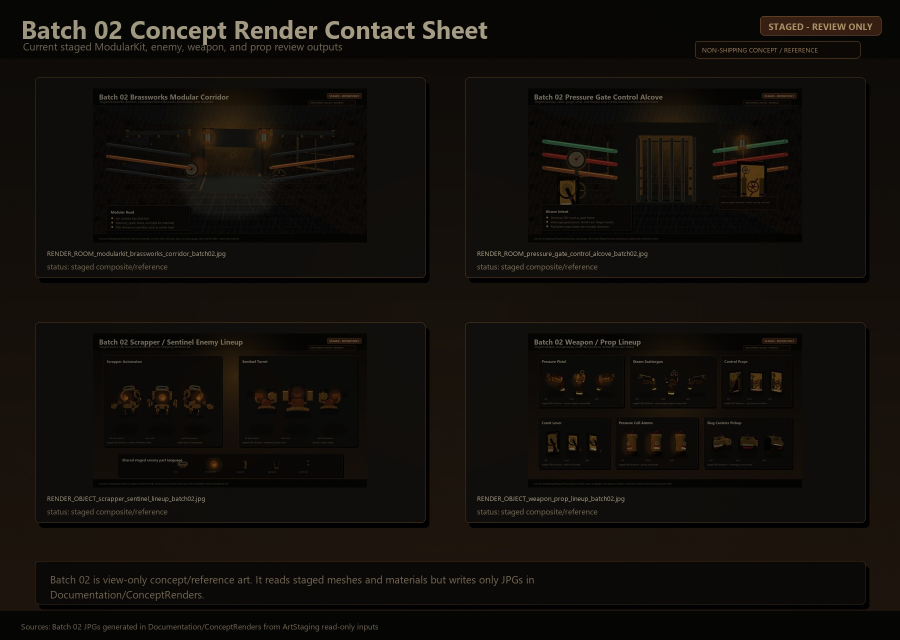
#> input picture Documentation/ConceptRenders/CONTACTSHEET_batch02_modular_room_object_renders.jpg, 1800 x 1280 px, given in place of north-star-steampunk-brassworks-pressure-pistol.png, which was not available (shown at 1/2 size)
$ python generate_recovery_reference_breakdown.py
#> lines starting #> are read from the running program, lines starting #| are printed output that depends on the picture; pictures that were not available may be replaced by others from this repository, and a replacement may not be noted
from pathlib import Path
from textwrap import wrap

from PIL import Image, ImageDraw, ImageFont, ImageOps


ROOT = Path("D:/__MY APPS/Unity Doom")
SOURCE = ROOT / "Documentation/ConceptArt/north-star-steampunk-brassworks-pressure-pistol.png"
BATCH01 = ROOT / "Documentation/ConceptRenders/CONTACTSHEET_LOOKDEV_HFLD_Batch01_nonshipping.jpg"
OUT = ROOT / "Documentation/ConceptRenders/CONTACTSHEET_HFLD_Recovery01_reference_breakdown_planning.jpg"


def font(size: int, bold: bool = False) -> ImageFont.FreeTypeFont:
#> called with size = 42, bold = True
    candidates = [
        "C:/Windows/Fonts/segoeuib.ttf" if bold else "C:/Windows/Fonts/segoeui.ttf",
        "C:/Windows/Fonts/arialbd.ttf" if bold else "C:/Windows/Fonts/arial.ttf",
    ]
    for path in candidates:
        try:
            return ImageFont.truetype(path, size=size)
        except OSError:
            pass
    return ImageFont.load_default()


FONT_TITLE = font(42, True)
FONT_H2 = font(28, True)
FONT_BODY = font(22)
FONT_SMALL = font(18)
FONT_TINY = font(15)


def draw_wrapped(draw: ImageDraw.ImageDraw, xy, text, fnt, fill, width_px, line_gap=5):
    x, y = xy
    approx_chars = max(12, int(width_px / max(8, fnt.size * 0.54)))
    for paragraph in text.split("\n"):
        lines = wrap(paragraph, approx_chars) if paragraph else [""]
        for line in lines:
            draw.text((x, y), line, font=fnt, fill=fill)
            y += fnt.size + line_gap
    return y


def fit(img: Image.Image, size):
    return ImageOps.fit(img, size, method=Image.Resampling.LANCZOS, centering=(0.5, 0.5))


def framed(canvas, img, box, title, subtitle=None):
    draw = ImageDraw.Draw(canvas)
    x, y, w, h = box
    draw.rectangle((x - 2, y - 2, x + w + 2, y + h + 44), outline=(179, 122, 50), width=2)
    canvas.paste(fit(img, (w, h)), (x, y))
    draw.rectangle((x, y + h, x + w, y + h + 44), fill=(20, 17, 14))
    draw.text((x + 12, y + h + 8), title, font=FONT_SMALL, fill=(238, 206, 150))
    if subtitle:
        draw.text((x + w - 12 - draw.textlength(subtitle, font=FONT_TINY), y + h + 12), subtitle, font=FONT_TINY, fill=(185, 174, 154))


def callout(draw, box, label, color=(255, 190, 86)):
    x1, y1, x2, y2 = box
    draw.rectangle(box, outline=color, width=4)
    draw.rectangle((x1, y1 - 30, x1 + min(520, 18 + len(label) * 10), y1), fill=(22, 17, 12))
    draw.text((x1 + 8, y1 - 27), label, font=FONT_TINY, fill=color)


def main():
    src = Image.open(SOURCE).convert("RGB")
#> src is the input picture: PIL image 1800x1280 RGB; mean R, G, B 17.6, 14.5, 10.6
    batch = Image.open(BATCH01).convert("RGB")
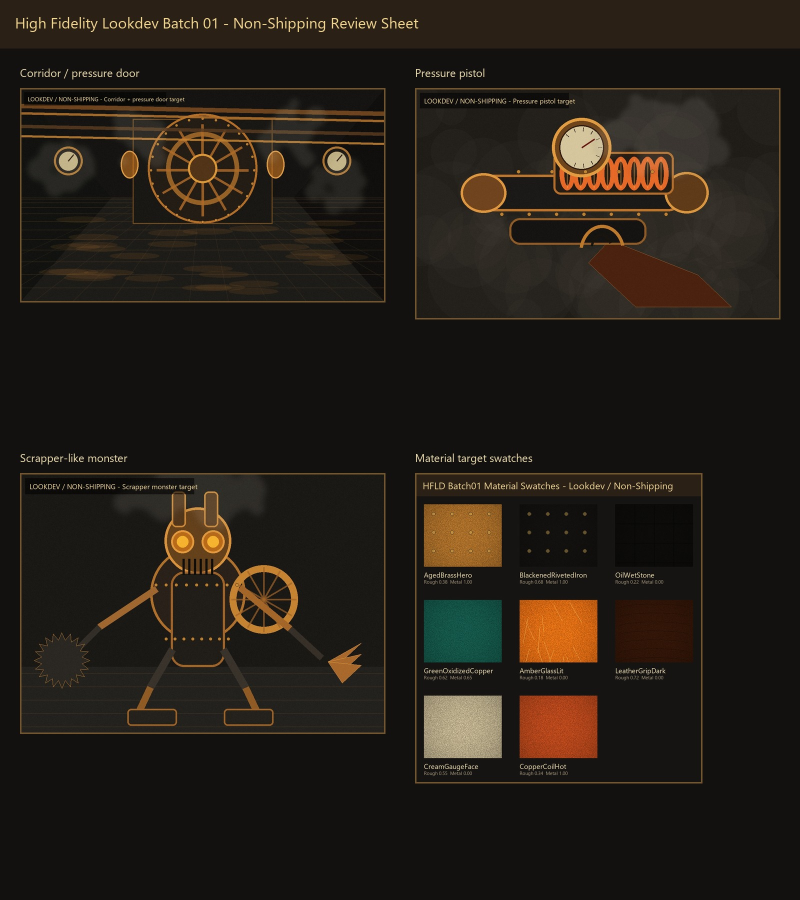
#> input picture Documentation/ConceptRenders/CONTACTSHEET_LOOKDEV_HFLD_Batch01_nonshipping.jpg, 1600 x 1800 px, found by its file name (shown at 1/2 size)
#> batch is the input picture: PIL image 1600x1800 RGB; mean R, G, B 36.5, 30.2, 22.5

    corridor = src.crop((0, 0, 1536, 512))
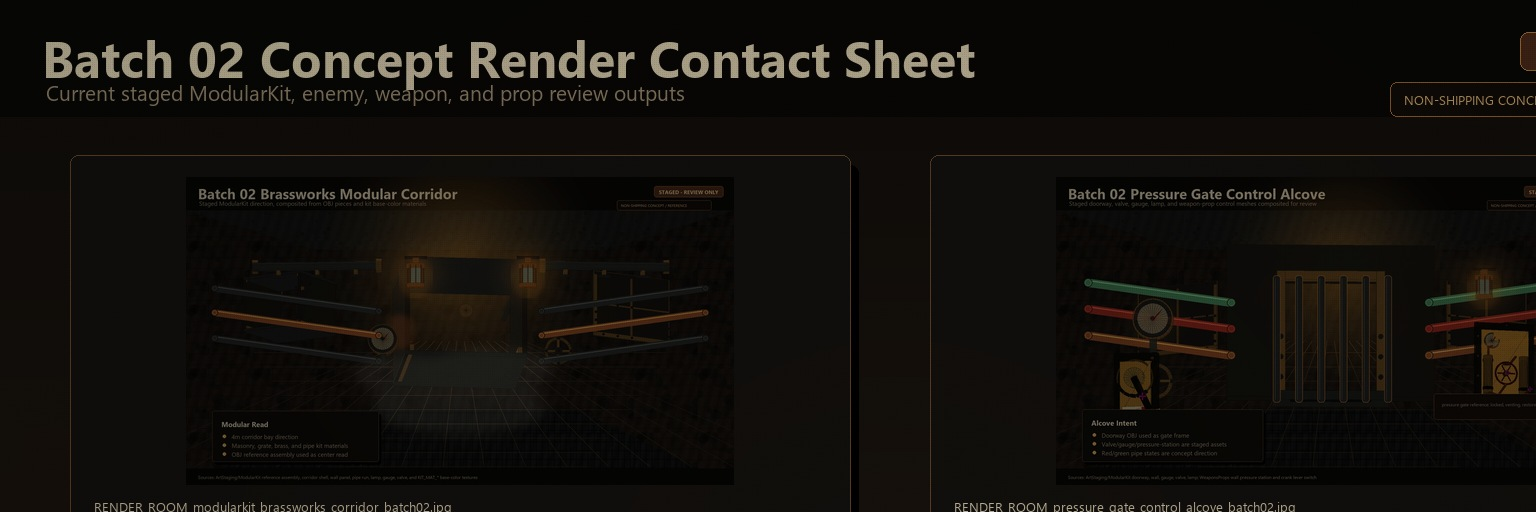
#> corridor: PIL image 1536x512 RGB; mean R, G, B 18.2, 15.5, 11.6
    enemy = src.crop((0, 512, 768, 1024))
    pistol = src.crop((768, 512, 1536, 1024))
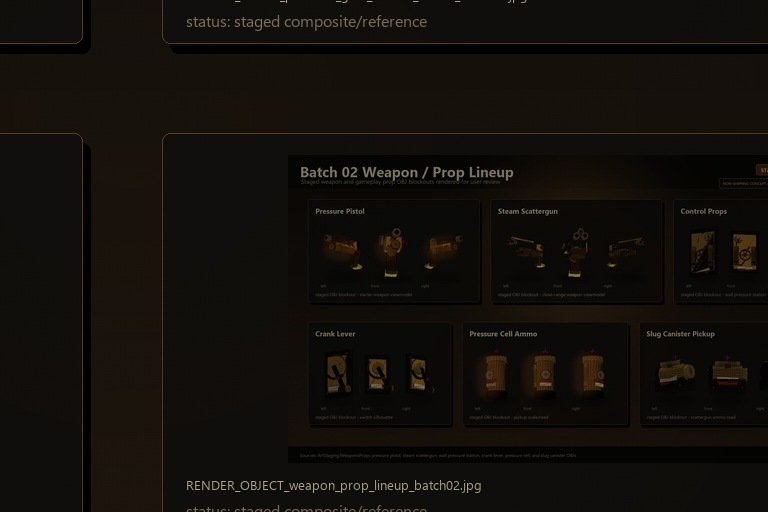
#> pistol: PIL image 768x512 RGB; mean R, G, B 18.2, 14.9, 10.8

    W, H = 2200, 1650
    bg = Image.new("RGB", (W, H), (13, 12, 10))
    draw = ImageDraw.Draw(bg)

    draw.rectangle((0, 0, W, 118), fill=(36, 27, 20))
    draw.text((48, 28), "HFLD Recovery 01 - Reference Breakdown / Planning Only", font=FONT_TITLE, fill=(246, 218, 166))
    draw.text((50, 82), "This is not a success render. It defines measurable targets for the next proof pass.", font=FONT_SMALL, fill=(210, 193, 164))

    framed(bg, corridor, (48, 150, 1320, 440), "North-star corridor: dense, wet, warm practical lighting", "source crop")
    framed(bg, pistol, (1410, 150, 720, 440), "North-star pressure pistol: layered first-person hero prop", "source crop")
#> call 2 of fit, with size = (720, 440)
#> in fit (call 2), `return ImageOps.fit(img, size, method=Image.Resampling.LANCZOS, center..`:
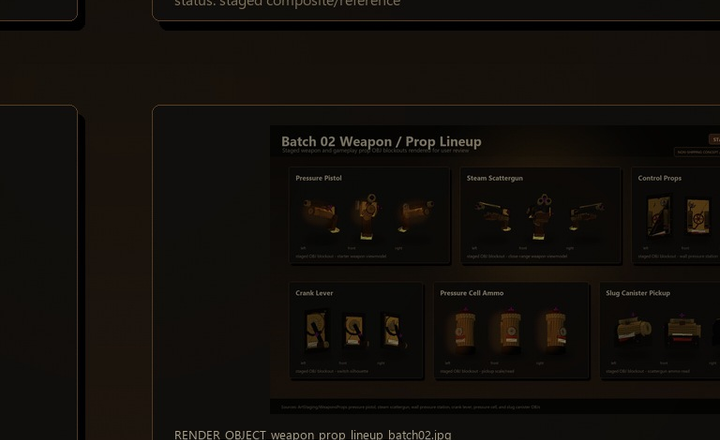
#> returned value: PIL image 720x440 RGB; mean R, G, B 18.2, 14.8, 10.6
    framed(bg, enemy, (48, 680, 620, 420), "North-star Scrapper: boiler mass, tools, readable threat", "source crop")
    framed(bg, batch, (750, 680, 650, 420), "Batch01 rejected: flat schematic, low material/detail proof", "failed attempt")
#> call 4 of framed, with box = (750, 680, 650, 420), subtitle = 'failed attempt'
#> call 4 of fit, with size = (650, 420)
#> in fit (call 4), `return ImageOps.fit(img, size, method=Image.Resampling.LANCZOS, center..`:
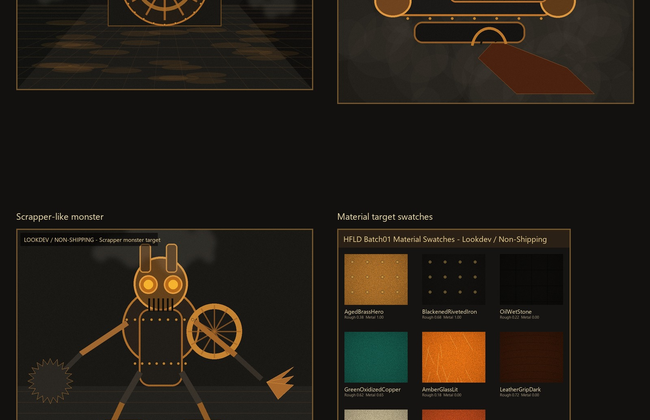
#> returned value: PIL image 650x420 RGB; mean R, G, B 35.6, 29.7, 21.9
#> in framed (call 4), `canvas.paste(fit(img, (w, h)), (x, y))`:
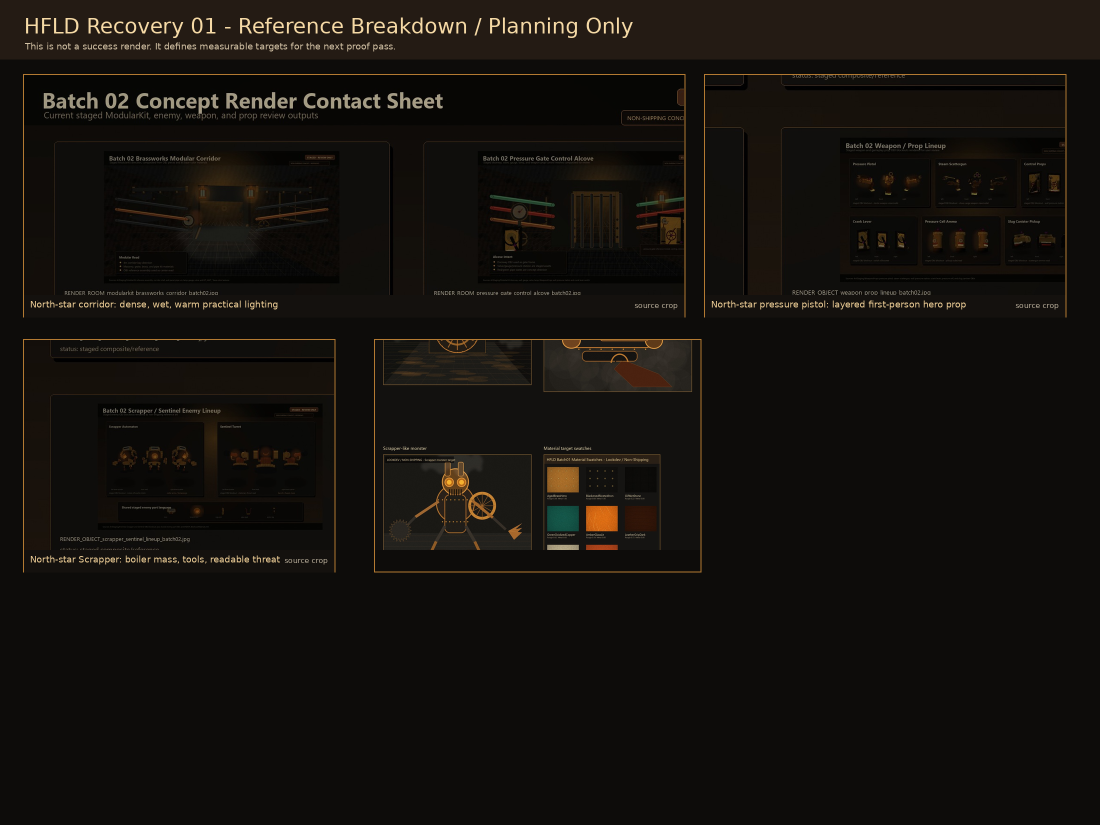
#> canvas: PIL image 2200x1650 RGB (shown at 1/2 size); mean R, G, B 20, 17, 13

    # Source crop callouts after paste.
    callout(draw, (180, 178, 385, 262), "boilers + readable gauges")
    callout(draw, (535, 160, 1035, 250), "12+ overhead pipe runs, collars, elbows")
    callout(draw, (1025, 215, 1245, 465), "pressure door: radial hub, braces, rivets")
    callout(draw, (430, 350, 1040, 560), "wet floor reflections and slab breakup")
    callout(draw, (710, 260, 820, 450), "warm amber practical lamps")
    callout(draw, (1535, 176, 1688, 302), "top gauge")
    callout(draw, (1664, 292, 1908, 365), "hot copper coil")
    callout(draw, (1802, 452, 2058, 572), "leather glove + scale")
    callout(draw, (142, 755, 292, 875), "saw silhouette")
    callout(draw, (392, 720, 535, 835), "side gear")
    callout(draw, (245, 730, 390, 835), "amber eyes + grille")
    callout(draw, (820, 760, 1350, 1025), "too few forms, no PBR, no camera depth")

    panel_x, panel_y = 1455, 675
    draw.rectangle((panel_x, panel_y, 2130, 1405), fill=(25, 22, 18), outline=(118, 82, 43), width=2)
    draw.text((panel_x + 24, panel_y + 22), "Next Proof Must Hit These Gates", font=FONT_H2, fill=(245, 207, 145))
    y = panel_y + 72
    gates = [
        "1920x1080 minimum for a single hero render; keep planning sheets at 1536x1024 or larger.",
        "Corridor: 12+ pipe runs, 4+ lamps, 4+ gauges, 4+ valves, 5+ steam plumes, 150+ door/wall rivets.",
        "Materials: aged brass, blackened iron, pipe metal, wet stone, amber glass, copper coil, cream gauge face, leather.",
        "Lighting: amber practicals near 1800K-2600K, deep shadows, controlled bloom, wet reflection streaks.",
        "Pistol: 3/4 first-person view, visible gauge, coil with 6+ turns, glove/grip, 60+ fasteners.",
        "Enemy: boiler torso, amber eyes, grille, stacks, side gear, saw, claw, piston legs, 100+ fasteners.",
        "Human review: image must read as the same world as the source with labels removed.",
    ]
    for item in gates:
        draw.ellipse((panel_x + 25, y + 8, panel_x + 35, y + 18), fill=(224, 151, 54))
        y = draw_wrapped(draw, (panel_x + 48, y), item, FONT_BODY, (226, 216, 196), 590, 6) + 8
#> this loop made 7 passes
#> y on passes 1 to 7: 811, 875, 967, 1059, 1123, 1215, 1279
#> after the loop, y = 1279

    draw.rectangle((48, 1185, 1400, 1520), fill=(25, 22, 18), outline=(118, 82, 43), width=2)
    draw.text((72, 1210), "Candid Batch01 Diagnosis", font=FONT_H2, fill=(245, 207, 145))
    diagnosis = (
        "Batch01 captured a few nouns from the concept, but it did not capture the look. "
        "It lacks dimensional geometry, practical lighting, wet reflections, material roughness separation, dense pipe/rivet dressing, "
        "first-person weapon scale, and atmospheric depth. The next pass starts with counted density and material/lighting validation before any 'high fidelity' label is allowed."
    )
    draw_wrapped(draw, (72, 1262), diagnosis, FONT_BODY, (226, 216, 196), 1270, 8)

    draw.rectangle((0, H - 58, W, H), fill=(36, 27, 20))
    draw.text((50, H - 40), "Output: Documentation/ConceptRenders/CONTACTSHEET_HFLD_Recovery01_reference_breakdown_planning.jpg", font=FONT_SMALL, fill=(210, 193, 164))
    draw.text((1710, H - 40), "Label: planning/reference, not success", font=FONT_SMALL, fill=(246, 189, 97))

    OUT.parent.mkdir(parents=True, exist_ok=True)
    bg.save(OUT, quality=92, subsampling=1)
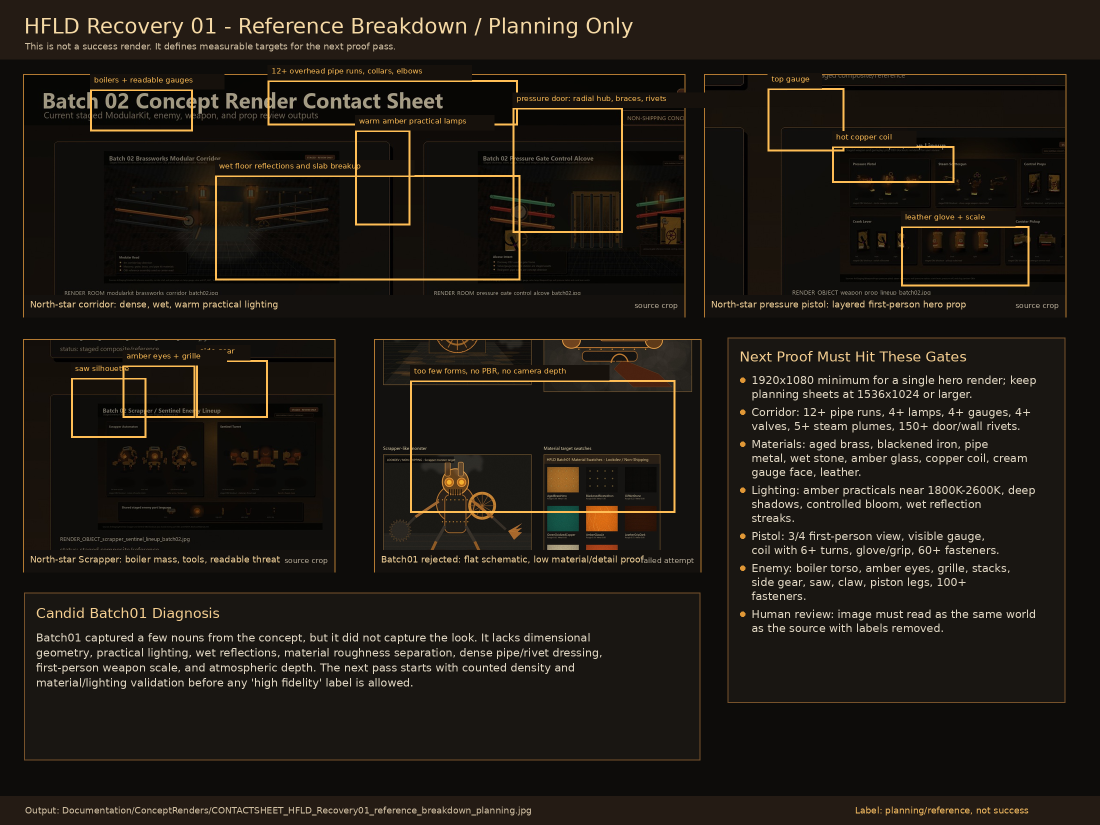
#> saved as CONTACTSHEET_HFLD_Recovery01_reference_breakdown_planning.jpg: PIL image 2200x1650 RGB (shown at 1/2 size); mean R, G, B 30.5, 25.7, 19.4
    print(OUT)


if __name__ == "__main__":
    main()
